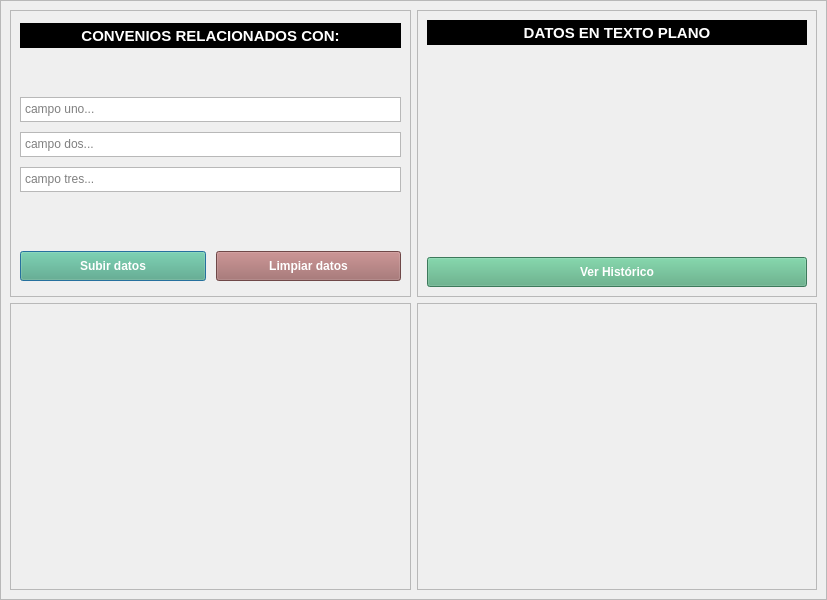
<?xml version="1.0" encoding="UTF-8"?>
<ui version="4.0">
 <class>DialogGrafico</class>
 <widget class="QDialog" name="DialogGrafico">
  <property name="geometry">
   <rect>
    <x>0</x>
    <y>0</y>
    <width>827</width>
    <height>600</height>
   </rect>
  </property>
  <property name="minimumSize">
   <size>
    <width>800</width>
    <height>600</height>
   </size>
  </property>
  <property name="windowTitle">
   <string>Dialog</string>
  </property>
  <layout class="QVBoxLayout" name="verticalLayout">
   <property name="leftMargin">
    <number>0</number>
   </property>
   <property name="topMargin">
    <number>0</number>
   </property>
   <property name="rightMargin">
    <number>0</number>
   </property>
   <property name="bottomMargin">
    <number>0</number>
   </property>
   <item>
    <widget class="QFrame" name="frame">
     <property name="minimumSize">
      <size>
       <width>827</width>
       <height>600</height>
      </size>
     </property>
     <property name="styleSheet">
      <string notr="true"/>
     </property>
     <property name="frameShape">
      <enum>QFrame::StyledPanel</enum>
     </property>
     <property name="frameShadow">
      <enum>QFrame::Raised</enum>
     </property>
     <layout class="QGridLayout" name="gridLayout">
      <item row="1" column="1">
       <widget class="QFrame" name="frame_2">
        <property name="sizePolicy">
         <sizepolicy hsizetype="Ignored" vsizetype="Ignored">
          <horstretch>0</horstretch>
          <verstretch>0</verstretch>
         </sizepolicy>
        </property>
        <property name="styleSheet">
         <string notr="true"/>
        </property>
        <property name="frameShape">
         <enum>QFrame::StyledPanel</enum>
        </property>
        <property name="frameShadow">
         <enum>QFrame::Raised</enum>
        </property>
        <layout class="QHBoxLayout" name="horizontalLayout">
         <item>
          <layout class="QVBoxLayout" name="grafica_dos"/>
         </item>
        </layout>
       </widget>
      </item>
      <item row="1" column="0">
       <widget class="QFrame" name="frame_3">
        <property name="sizePolicy">
         <sizepolicy hsizetype="Ignored" vsizetype="Ignored">
          <horstretch>0</horstretch>
          <verstretch>0</verstretch>
         </sizepolicy>
        </property>
        <property name="styleSheet">
         <string notr="true"/>
        </property>
        <property name="frameShape">
         <enum>QFrame::StyledPanel</enum>
        </property>
        <property name="frameShadow">
         <enum>QFrame::Raised</enum>
        </property>
        <layout class="QVBoxLayout" name="verticalLayout_4">
         <item>
          <layout class="QVBoxLayout" name="grafica_uno"/>
         </item>
        </layout>
       </widget>
      </item>
      <item row="0" column="0">
       <widget class="QFrame" name="frame_4">
        <property name="sizePolicy">
         <sizepolicy hsizetype="Ignored" vsizetype="Ignored">
          <horstretch>0</horstretch>
          <verstretch>0</verstretch>
         </sizepolicy>
        </property>
        <property name="styleSheet">
         <string notr="true"/>
        </property>
        <property name="frameShape">
         <enum>QFrame::StyledPanel</enum>
        </property>
        <property name="frameShadow">
         <enum>QFrame::Raised</enum>
        </property>
        <layout class="QVBoxLayout" name="verticalLayout_3">
         <property name="spacing">
          <number>6</number>
         </property>
         <property name="leftMargin">
          <number>9</number>
         </property>
         <property name="topMargin">
          <number>9</number>
         </property>
         <property name="rightMargin">
          <number>9</number>
         </property>
         <property name="bottomMargin">
          <number>9</number>
         </property>
         <item>
          <widget class="QLabel" name="label_3">
           <property name="sizePolicy">
            <sizepolicy hsizetype="Preferred" vsizetype="Fixed">
             <horstretch>0</horstretch>
             <verstretch>0</verstretch>
            </sizepolicy>
           </property>
           <property name="minimumSize">
            <size>
             <width>381</width>
             <height>25</height>
            </size>
           </property>
           <property name="font">
            <font>
             <pointsize>11</pointsize>
             <weight>75</weight>
             <bold>true</bold>
            </font>
           </property>
           <property name="styleSheet">
            <string notr="true">background-color: rgb(0, 0, 0);
color: rgb(255, 255, 255);</string>
           </property>
           <property name="text">
            <string>CONVENIOS RELACIONADOS CON:</string>
           </property>
           <property name="alignment">
            <set>Qt::AlignCenter</set>
           </property>
          </widget>
         </item>
         <item>
          <spacer name="verticalSpacer">
           <property name="orientation">
            <enum>Qt::Vertical</enum>
           </property>
           <property name="sizeType">
            <enum>QSizePolicy::Preferred</enum>
           </property>
           <property name="sizeHint" stdset="0">
            <size>
             <width>20</width>
             <height>40</height>
            </size>
           </property>
          </spacer>
         </item>
         <item>
          <layout class="QVBoxLayout" name="verticalLayout_5">
           <property name="spacing">
            <number>10</number>
           </property>
           <property name="sizeConstraint">
            <enum>QLayout::SetNoConstraint</enum>
           </property>
           <property name="leftMargin">
            <number>0</number>
           </property>
           <property name="topMargin">
            <number>0</number>
           </property>
           <property name="rightMargin">
            <number>0</number>
           </property>
           <property name="bottomMargin">
            <number>0</number>
           </property>
           <item>
            <widget class="QPlainTextEdit" name="labelCampoUno">
             <property name="sizePolicy">
              <sizepolicy hsizetype="Preferred" vsizetype="Preferred">
               <horstretch>0</horstretch>
               <verstretch>0</verstretch>
              </sizepolicy>
             </property>
             <property name="maximumSize">
              <size>
               <width>16777215</width>
               <height>25</height>
              </size>
             </property>
             <property name="focusPolicy">
              <enum>Qt::StrongFocus</enum>
             </property>
             <property name="layoutDirection">
              <enum>Qt::LeftToRight</enum>
             </property>
             <property name="tabChangesFocus">
              <bool>true</bool>
             </property>
             <property name="tabStopWidth">
              <number>40</number>
             </property>
             <property name="placeholderText">
              <string>campo uno...</string>
             </property>
            </widget>
           </item>
           <item>
            <widget class="QPlainTextEdit" name="labelCampoDos">
             <property name="sizePolicy">
              <sizepolicy hsizetype="Preferred" vsizetype="Preferred">
               <horstretch>0</horstretch>
               <verstretch>0</verstretch>
              </sizepolicy>
             </property>
             <property name="maximumSize">
              <size>
               <width>16777215</width>
               <height>25</height>
              </size>
             </property>
             <property name="focusPolicy">
              <enum>Qt::StrongFocus</enum>
             </property>
             <property name="tabChangesFocus">
              <bool>true</bool>
             </property>
             <property name="placeholderText">
              <string>campo dos...</string>
             </property>
            </widget>
           </item>
           <item>
            <widget class="QPlainTextEdit" name="labelCampoTres">
             <property name="sizePolicy">
              <sizepolicy hsizetype="Ignored" vsizetype="Preferred">
               <horstretch>0</horstretch>
               <verstretch>0</verstretch>
              </sizepolicy>
             </property>
             <property name="maximumSize">
              <size>
               <width>16777215</width>
               <height>25</height>
              </size>
             </property>
             <property name="focusPolicy">
              <enum>Qt::StrongFocus</enum>
             </property>
             <property name="tabChangesFocus">
              <bool>true</bool>
             </property>
             <property name="placeholderText">
              <string>campo tres...</string>
             </property>
            </widget>
           </item>
          </layout>
         </item>
         <item>
          <spacer name="verticalSpacer_2">
           <property name="orientation">
            <enum>Qt::Vertical</enum>
           </property>
           <property name="sizeType">
            <enum>QSizePolicy::Preferred</enum>
           </property>
           <property name="sizeHint" stdset="0">
            <size>
             <width>20</width>
             <height>50</height>
            </size>
           </property>
          </spacer>
         </item>
         <item>
          <layout class="QHBoxLayout" name="horizontalLayout_2">
           <property name="spacing">
            <number>10</number>
           </property>
           <property name="sizeConstraint">
            <enum>QLayout::SetMaximumSize</enum>
           </property>
           <item>
            <widget class="QPushButton" name="botonCargar">
             <property name="sizePolicy">
              <sizepolicy hsizetype="Preferred" vsizetype="Fixed">
               <horstretch>0</horstretch>
               <verstretch>0</verstretch>
              </sizepolicy>
             </property>
             <property name="sizeIncrement">
              <size>
               <width>1</width>
               <height>1</height>
              </size>
             </property>
             <property name="font">
              <font>
               <weight>75</weight>
               <bold>true</bold>
              </font>
             </property>
             <property name="cursor">
              <cursorShape>PointingHandCursor</cursorShape>
             </property>
             <property name="focusPolicy">
              <enum>Qt::TabFocus</enum>
             </property>
             <property name="toolTip">
              <string extracomment="hola"/>
             </property>
             <property name="styleSheet">
              <string notr="true">background-color: rgb(85, 170, 127);
color: rgb(255, 255, 255);
border-color: rgb(0, 0, 0);
padding:7px;</string>
             </property>
             <property name="text">
              <string>Subir datos</string>
             </property>
             <property name="shortcut">
              <string extracomment="hh"/>
             </property>
            </widget>
           </item>
           <item>
            <widget class="QPushButton" name="botonLimpiar">
             <property name="sizePolicy">
              <sizepolicy hsizetype="Preferred" vsizetype="Fixed">
               <horstretch>0</horstretch>
               <verstretch>0</verstretch>
              </sizepolicy>
             </property>
             <property name="font">
              <font>
               <weight>75</weight>
               <italic>false</italic>
               <bold>true</bold>
               <underline>false</underline>
               <strikeout>false</strikeout>
               <kerning>true</kerning>
              </font>
             </property>
             <property name="cursor">
              <cursorShape>PointingHandCursor</cursorShape>
             </property>
             <property name="styleSheet">
              <string notr="true">color: rgb(255, 255, 255);
background-color: rgb(156, 101, 101);
padding:7px;
</string>
             </property>
             <property name="text">
              <string>Limpiar datos</string>
             </property>
            </widget>
           </item>
          </layout>
         </item>
        </layout>
       </widget>
      </item>
      <item row="0" column="1">
       <widget class="QFrame" name="frame_5">
        <property name="sizePolicy">
         <sizepolicy hsizetype="Ignored" vsizetype="Ignored">
          <horstretch>0</horstretch>
          <verstretch>0</verstretch>
         </sizepolicy>
        </property>
        <property name="styleSheet">
         <string notr="true"/>
        </property>
        <property name="frameShape">
         <enum>QFrame::StyledPanel</enum>
        </property>
        <property name="frameShadow">
         <enum>QFrame::Raised</enum>
        </property>
        <layout class="QVBoxLayout" name="verticalLayout_2">
         <item>
          <widget class="QLabel" name="label_2">
           <property name="sizePolicy">
            <sizepolicy hsizetype="Preferred" vsizetype="Fixed">
             <horstretch>0</horstretch>
             <verstretch>0</verstretch>
            </sizepolicy>
           </property>
           <property name="minimumSize">
            <size>
             <width>380</width>
             <height>25</height>
            </size>
           </property>
           <property name="font">
            <font>
             <pointsize>11</pointsize>
             <weight>75</weight>
             <bold>true</bold>
            </font>
           </property>
           <property name="styleSheet">
            <string notr="true">background-color: rgb(0, 0, 0);
color: rgb(255, 255, 255);

</string>
           </property>
           <property name="text">
            <string>DATOS EN TEXTO PLANO</string>
           </property>
           <property name="alignment">
            <set>Qt::AlignCenter</set>
           </property>
          </widget>
         </item>
         <item>
          <spacer name="verticalSpacer_4">
           <property name="orientation">
            <enum>Qt::Vertical</enum>
           </property>
           <property name="sizeType">
            <enum>QSizePolicy::Preferred</enum>
           </property>
           <property name="sizeHint" stdset="0">
            <size>
             <width>20</width>
             <height>40</height>
            </size>
           </property>
          </spacer>
         </item>
         <item>
          <widget class="QLabel" name="labelDatos">
           <property name="sizePolicy">
            <sizepolicy hsizetype="Preferred" vsizetype="Preferred">
             <horstretch>0</horstretch>
             <verstretch>0</verstretch>
            </sizepolicy>
           </property>
           <property name="font">
            <font>
             <pointsize>11</pointsize>
             <weight>75</weight>
             <bold>true</bold>
            </font>
           </property>
           <property name="text">
            <string/>
           </property>
           <property name="alignment">
            <set>Qt::AlignCenter</set>
           </property>
          </widget>
         </item>
         <item>
          <spacer name="verticalSpacer_3">
           <property name="orientation">
            <enum>Qt::Vertical</enum>
           </property>
           <property name="sizeType">
            <enum>QSizePolicy::Preferred</enum>
           </property>
           <property name="sizeHint" stdset="0">
            <size>
             <width>20</width>
             <height>40</height>
            </size>
           </property>
          </spacer>
         </item>
         <item>
          <widget class="QPushButton" name="botonHistorico">
           <property name="sizePolicy">
            <sizepolicy hsizetype="Preferred" vsizetype="Fixed">
             <horstretch>0</horstretch>
             <verstretch>0</verstretch>
            </sizepolicy>
           </property>
           <property name="font">
            <font>
             <weight>75</weight>
             <bold>true</bold>
            </font>
           </property>
           <property name="cursor">
            <cursorShape>PointingHandCursor</cursorShape>
           </property>
           <property name="contextMenuPolicy">
            <enum>Qt::NoContextMenu</enum>
           </property>
           <property name="styleSheet">
            <string notr="true">background-color: rgb(85, 170, 127);
color: rgb(255, 255, 255);
padding:7px;</string>
           </property>
           <property name="text">
            <string>Ver Histórico</string>
           </property>
          </widget>
         </item>
        </layout>
       </widget>
      </item>
     </layout>
    </widget>
   </item>
  </layout>
 </widget>
 <resources/>
 <connections/>
</ui>
